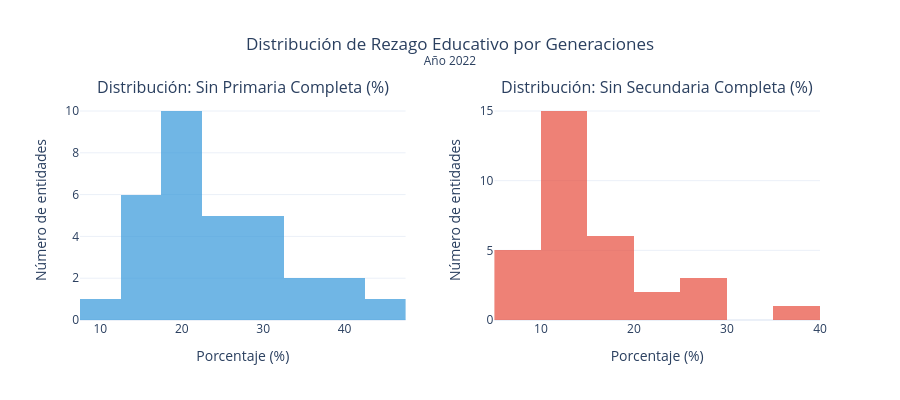

Notebook code for this chart:
### Markdown cell above
## 📊 Distribución de Variables

### Code cell
# Crear histogramas comparativos
fig = make_subplots(
    rows=1, cols=2,
    subplot_titles=(
        'Distribución: Sin Primaria Completa (%)',
        'Distribución: Sin Secundaria Completa (%)'
    ),
    horizontal_spacing=0.12
)

# Histograma variable X
fig.add_trace(
    go.Histogram(
        x=datos[var_x],
        nbinsx=10,
        name='Sin primaria',
        marker_color='#3498db',
        opacity=0.7,
        hovertemplate='Rango: %{x}%<br>Frecuencia: %{y} estados<extra></extra>'
    ),
    row=1, col=1
)

# Histograma variable Y
fig.add_trace(
    go.Histogram(
        x=datos[var_y],
        nbinsx=10,
        name='Sin secundaria',
        marker_color='#e74c3c',
        opacity=0.7,
        hovertemplate='Rango: %{x}%<br>Frecuencia: %{y} estados<extra></extra>'
    ),
    row=1, col=2
)

# Actualizar ejes
fig.update_xaxes(title_text='Porcentaje (%)', row=1, col=1)
fig.update_xaxes(title_text='Porcentaje (%)', row=1, col=2)
fig.update_yaxes(title_text='Número de entidades', row=1, col=1)
fig.update_yaxes(title_text='Número de entidades', row=1, col=2)

fig.update_layout(
    title_text=f'Distribución de Rezago Educativo por Generaciones<br><sup>Año {ANIO}</sup>',
    title_x=0.5,
    showlegend=False,
    height=400,
    template='plotly_white'
)

fig.show()

### Figure 1 — Plotly figure (JSON) as saved in the notebook; plotly's stock layout.template omitted (floating-point values rounded to 4 significant figures)
{"data": [{"hovertemplate": "Rango: %{x}%<br>Frecuencia: %{y} estados<extra></extra>", "marker": {"color": "#3498db"}, "name": "Sin primaria", "nbinsx": 10, "opacity": 0.7, "type": "histogram", "x": [18.4, 15.5, 16.8, 28.9, 45.0, 15.6, 9.5, 12.7, 18.7, 20.9, 28.1, 42.4, 27.9, 21.4, 37.0, 21.0, 18.3, 25.7, 13.3, 41.3, 30.9, 19.9, 21.0, 27.1, 23.4, 16.0, 26.5, 19.4, 19.3, 35.7, 29.3, 26.5], "xaxis": "x", "yaxis": "y"}, {"hovertemplate": "Rango: %{x}%<br>Frecuencia: %{y} estados<extra></extra>", "marker": {"color": "#e74c3c"}, "name": "Sin secundaria", "nbinsx": 10, "opacity": 0.7, "type": "histogram", "x": [10.1, 14.0, 11.2, 14.9, 35.9, 12.6, 6.6, 8.6, 13.2, 12.9, 17.4, 29.6, 14.7, 18.3, 29.2, 13.9, 13.8, 17.0, 7.8, 26.7, 23.5, 13.0, 13.0, 15.3, 12.8, 9.6, 12.9, 9.8, 14.5, 22.7, 18.4, 16.4], "xaxis": "x2", "yaxis": "y2"}], "layout": {"annotations": [{"font": {"size": 16}, "showarrow": false, "text": "Distribución: Sin Primaria Completa (%)", "x": 0.22, "xanchor": "center", "xref": "paper", "y": 1, "yanchor": "bottom", "yref": "paper"}, {"font": {"size": 16}, "showarrow": false, "text": "Distribución: Sin Secundaria Completa (%)", "x": 0.78, "xanchor": "center", "xref": "paper", "y": 1, "yanchor": "bottom", "yref": "paper"}], "height": 400, "showlegend": false, "title": {"text": "Distribución de Rezago Educativo por Generaciones<br><sup>Año 2022</sup>", "x": 0.5}, "xaxis": {"anchor": "y", "domain": [0, 0.44], "title": {"text": "Porcentaje (%)"}}, "xaxis2": {"anchor": "y2", "domain": [0.56, 1], "title": {"text": "Porcentaje (%)"}}, "yaxis": {"anchor": "x", "domain": [0, 1], "title": {"text": "Número de entidades"}}, "yaxis2": {"anchor": "x2", "domain": [0, 1], "title": {"text": "Número de entidades"}}}}
